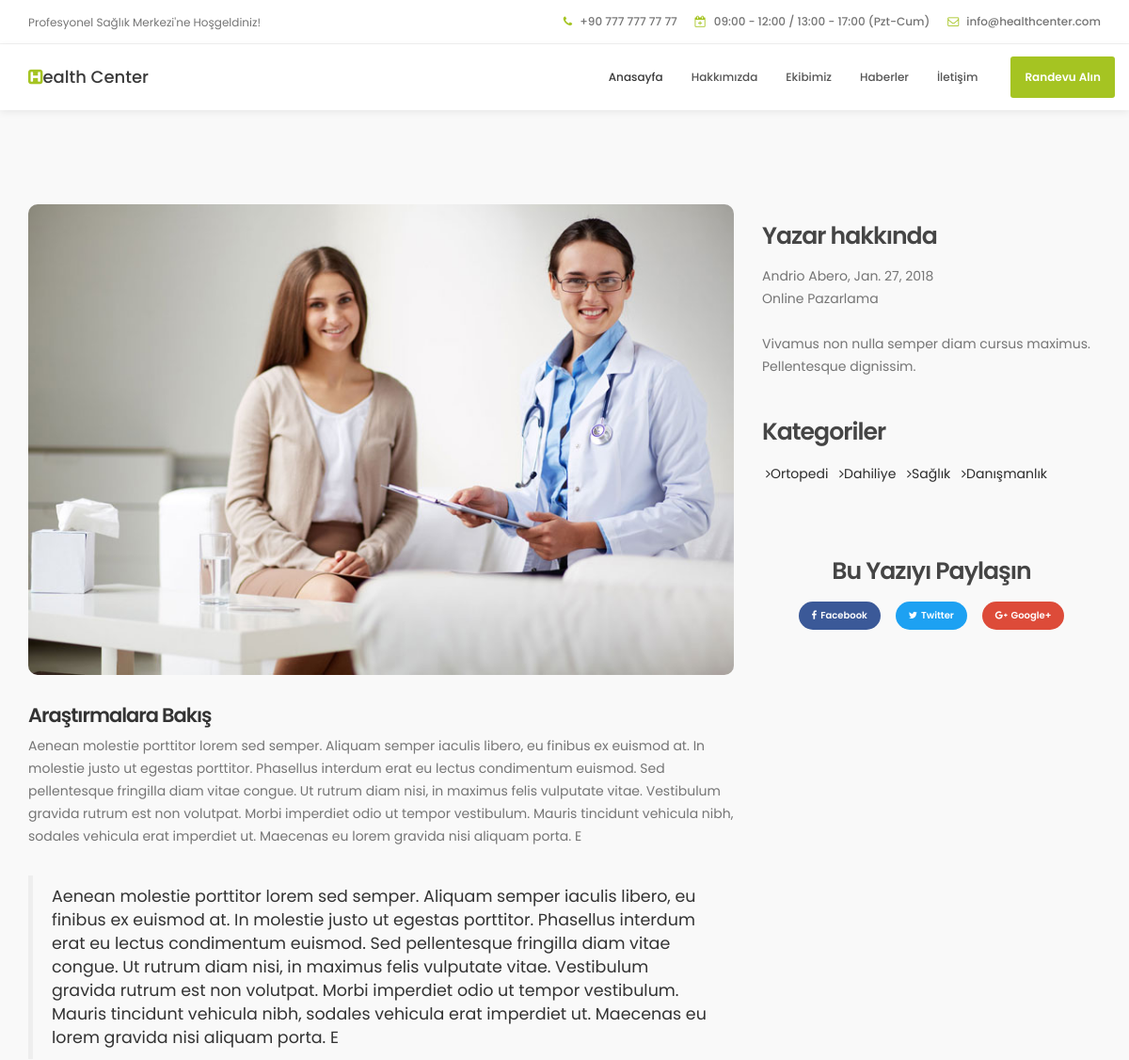
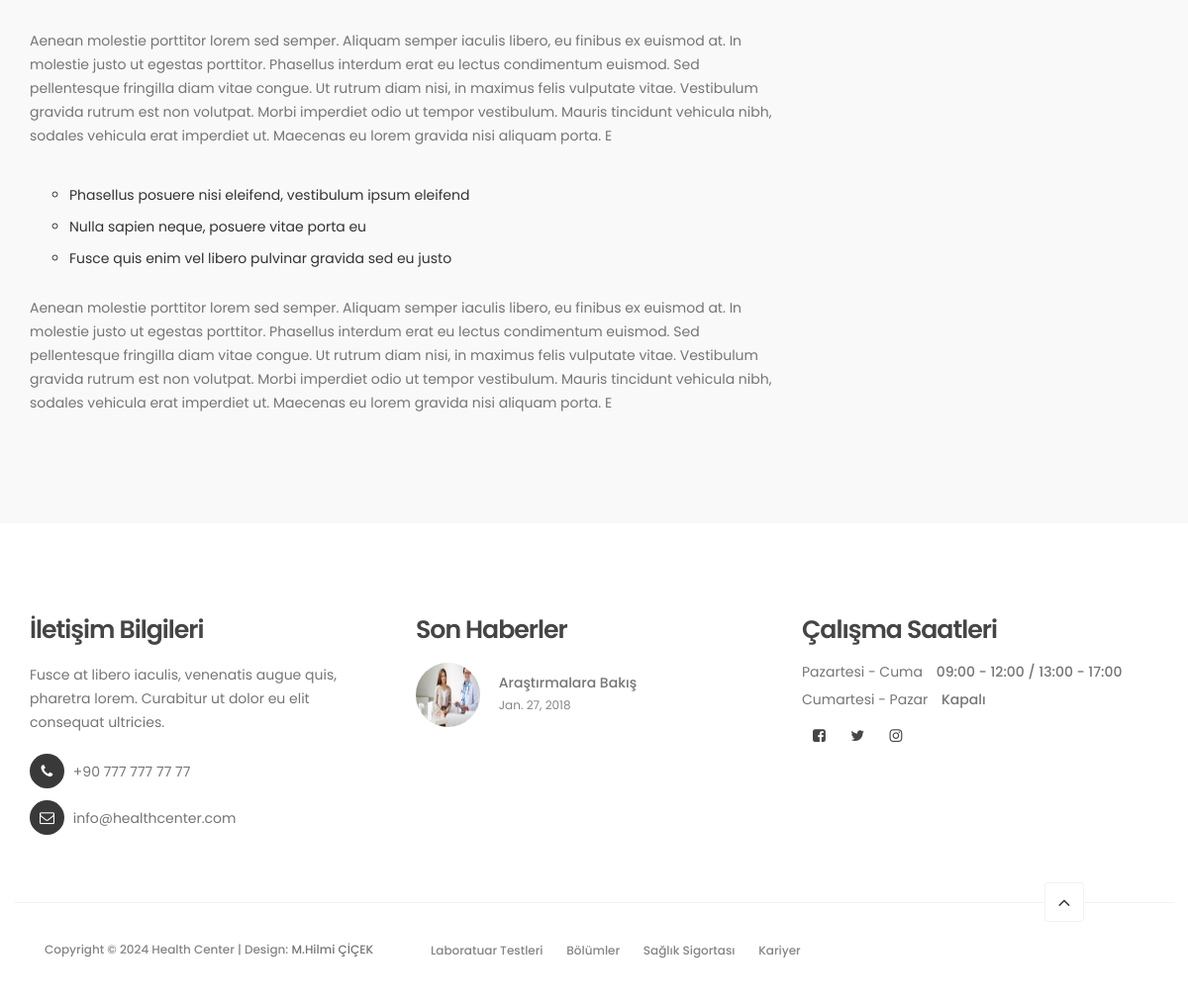
The page /news/arastrmalara-baks/ on the database its author committed (2 pictures, top to bottom).
### News/models.py (models this page shows, shortened)
class News(models.Model):
    baslik = models.CharField(max_length=100)
    resim = models.FileField(upload_to='news_images')
    tarih = models.DateField()
    icerik = models.CharField(max_length=500)
    yazar = models.ForeignKey(Author, on_delete=models.CASCADE, null=True)
    kategori = models.ForeignKey(Category, on_delete=models.CASCADE, null=True)
    slug = models.SlugField(unique=True, blank=True)

class Author(models.Model):
    ad = models.CharField(max_length=100)
    resim = models.FileField(upload_to='author_images')
    bilgi = models.CharField(max_length=250)
    pozisyon = models.CharField(max_length=100)

class Category(models.Model):
    ad = models.CharField(max_length=100)
    def __str__(self):
        return self.ad

### News/views.py (the view)
# urls.py: path('<slug:slug>/', news_detail_view, name='news_detail_page'),
def news_detail_view(request,slug):
    category = Category.objects.all()
    news = News.objects.filter(slug=slug)
    return render(request, 'News/news.html', {
        'news': news,
        'category':category,
    })

### News/templates/News/news.html
{% extends "layout.html" %}
{% block content %}
    {% include "components/_header.html" %}
    {% include "components/_menu.html" %}
    {% include "components/_news-detail.html" %}
    {% include "components/_footer.html" %}
{% endblock content %}

### templates/components/_news-detail.html
{% load static %}
<section id="news-detail" data-stellar-background-ratio="0.5">
    <div class="container">
         <div class="row">
              <div class="col-md-8 col-sm-7">
               {% for haber in news %}
                   <div class="news-detail-thumb">
                        <div class="news-image">
                             <img src="{{ haber.resim.url }}" class="img-responsive" alt="">
                        </div>
                        <h3>{{ haber.baslik }}</h3>
                        <p>{{ haber.icerik }}</p>
                        <blockquote>{{ haber.icerik }}</blockquote>
                        <p>{{ haber.icerik }}</p>
                        <ul>
                             <li>Phasellus posuere nisi eleifend, vestibulum ipsum eleifend</li>
                             <li>Nulla sapien neque, posuere vitae porta eu</li>
                             <li>Fusce quis enim vel libero pulvinar gravida sed eu justo</li>
                        </ul>
                        <p>{{ haber.icerik }}</p>
                   </div>
              </div>
              <div class="col-md-4 col-sm-5">
                   <div class="news-sidebar">
                        <div class="news-author">
                             <h4>Yazar hakkında</h4>
                             <p>{{ haber.yazar.ad }}, {{ haber.tarih }} <br> {{ haber.yazar.pozisyon }} <br><br> {{ haber.yazar.bilgi }} </p>
                        </div>
               {% endfor %}
               <br>
                        <div class="news-categories">
                             <h4>Kategoriler</h4>
                             {% for kategori in category %}
                                  <li><a href="#"><i class="fa fa-angle-right"></i>{{ kategori }}</a></li>
                              {% endfor %}
                        </div>
                        <br><br>
                         <div class="news-social-share">
                         <h4>Bu Yazıyı Paylaşın</h4>
                              <a href="#" class="btn btn-primary"><i class="fa fa-facebook"></i>Facebook</a>
                              <a href="#" class="btn btn-success"><i class="fa fa-twitter"></i>Twitter</a>
                              <a href="#" class="btn btn-danger"><i class="fa fa-google-plus"></i>Google+</a>
                         </div>
                   </div>
              </div>
         </div>
    </div>
</section>

### templates/components/_footer.html
{% load static %}
<footer data-stellar-background-ratio="5">
    <div class="container">
         <div class="row">
              <div class="col-md-4 col-sm-4">
                   <div class="footer-thumb">
                        <h4 class="wow fadeInUp" data-wow-delay="0.4s">İletişim Bilgileri</h4>
                        <p>Fusce at libero iaculis, venenatis augue quis, pharetra lorem. Curabitur ut dolor eu elit consequat ultricies.</p>
                        <div class="contact-info">
                             <p><i class="fa fa-phone"></i> +90 777 777 77 77</p>
                             <p><i class="fa fa-envelope-o"></i> <a href="#">info@healthcenter.com</a></p>
                        </div>
                   </div>
              </div>
              <div class="col-md-4 col-sm-4">
                   <div class="footer-thumb">
                        <h4 class="wow fadeInUp" data-wow-delay="0.4s">Son Haberler</h4>
                        {% for haber in news %}
                        <div class="latest-stories">
                             <div class="stories-image">
                                  <a href="{% url "news_detail_page" haber.slug %}"><img src="{{ haber.resim.url }}" class="img-responsive" alt=""></a>
                             </div>
                             <div class="stories-info">
                                  <a href="{% url "news_detail_page" haber.slug %}"><h5>{{ haber.baslik }}</h5></a>
                                  <span>{{ haber.tarih }}</span>
                             </div>
                        </div>
                        {% endfor %}
                   </div>
              </div>
              <div class="col-md-4 col-sm-4">
                   <div class="footer-thumb">
                        <div class="opening-hours">
                             <h4 class="wow fadeInUp" data-wow-delay="0.4s">Çalışma Saatleri</h4>
                             <p>Pazartesi - Cuma <span>  09:00 - 12:00 / 13:00 - 17:00 </span></p>
                             <p>Cumartesi - Pazar <span>Kapalı</span></p>
                        </div>
                        <ul class="social-icon">
                             <li><a href="#" class="fa fa-facebook-square" attr="facebook icon"></a></li>
                             <li><a href="#" class="fa fa-twitter"></a></li>
                             <li><a href="#" class="fa fa-instagram"></a></li>
                        </ul>
                   </div>
              </div>
              <div class="col-md-12 col-sm-12 border-top">
                   <div class="col-md-4 col-sm-6">
                        <div class="copyright-text">
                              <p>Copyright &copy; 2024 Health Center
                              | Design: <a rel="nofollow" href="https://github.com/mhilmicck07" target="_blank">M.Hilmi ÇİÇEK</a></p>
                        </div>
                   </div>
                   <div class="col-md-6 col-sm-6">
                        <div class="footer-link">
                             <a href="#">Laboratuar Testleri</a>
                             <a href="#">Bölümler</a>
                             <a href="#">Sağlık Sigortası</a>
                             <a href="#">Kariyer</a>
                        </div>
                   </div>
                   <div class="col-md-2 col-sm-2 text-align-center">
                        <div class="angle-up-btn">
                            <a href="#top" class="smoothScroll wow fadeInUp" data-wow-delay="1.2s"><i class="fa fa-angle-up"></i></a>
                        </div>
                   </div>
              </div>
         </div>
    </div>
</footer>

### static/css/style.css (style rules this page uses)
body { background: #ffffff; font-family: 'Poppins', sans-serif; overflow-x: hidden; }
h1,h2,h3,h4,h5,h6 { font-weight: 600; line-height: inherit; }
h1,h2,h3,h4 { letter-spacing: -1px; }
h5 { font-weight: 500; }
h3 { font-size: 1.8em; line-height: 1.2em; margin-bottom: 0; }
h4 { color: #454545; font-size: 1.8em; padding-bottom: 2px; }
p { color: #757575; font-size: 14px; font-weight: normal; line-height: 24px; }
html { -webkit-font-smoothing: antialiased; }
a { color: #252525; -webkit-transition: 0.5s; transition: 0.5s; text-decoration: none !important; }
.text-align-center { text-align: center; }
.border-top { border-top: 1px solid #f2f2f2; margin-top: 4em; padding-top: 2.5em; }
#about, #team, #news, #news-detail { position: relative; padding-top: 100px; padding-bottom: 100px; }
#news, #news-detail { background: #f9f9f9; }
#news-detail blockquote { margin: 30px 0; }
.news-detail-thumb .news-image img { border-radius: 10px; }
.news-detail-thumb h3 { margin-bottom: 8px; }
.news-image { margin-bottom: 30px; position: relative; }
.news-image img { width: 100%; }
.news-detail-thumb ul { margin: 32px 12px 22px 0px; }
.news-detail-thumb ul li { list-style: circle; font-weight: normal; padding: 6px 12px 6px 0px; }
.news-sidebar { margin-top: 16px; }
.news-social-share { text-align: center; padding-top: 22px; }
.news-social-share .btn { border-radius: 100px; border: none; font-size: 10px; font-weight: 600; margin: 2px 6px; padding: 8px 14px; }
.news-social-share .btn-primary { background: #3b5998; }
.news-social-share .btn-success { background: #1da1f2; }
.news-social-share .btn-danger { background: #dd4b39; }
.news-social-share a .fa { padding-right: 4px; }
.news-categories { margin-top: 8px; }
.news-categories li a { color: #2b2b2b; }
.news-categories li, .news-tags li { list-style: none; display: inline-block; margin: 4px; }
footer { padding-top: 80px; padding-bottom: 40px; }
footer h4 { padding-bottom: 5px; }
footer a { color: #757575; }
.contact-info { padding-top: 10px; }
.contact-info .fa { background: #393939; border-radius: 100%; color: #ffffff; font-size: 15px; width: 35px; height: 35px; line-height: 35px; text-align: center; margin-right: 5px; margin-bottom: 2px; }
.latest-stories { margin-bottom: 20px; }
.stories-image, .stories-info { display: inline-block; vertical-align: top; }
.stories-image img { border-radius: 100%; width: 65px; height: 65px; }
.stories-info { margin-left: 15px; }
.stories-info h5 { margin-bottom: 2px; }
.stories-info span { color: #858585; font-size: 12px; }
.opening-hours p { line-height: 18px; }
.opening-hours span { font-weight: 500; display: inline-block; padding-left: 10px; }
.copyright-text p, .footer-link a { color: #858585; font-size: 12px; font-weight: 500; }
.footer-link a { font-size: 12px; display: inline-block; padding: 0 10px; margin-top: 4px; }
.angle-up-btn { position: relative; bottom: 4em; display: block; }
.angle-up-btn a { background: #ffffff; border: 1px solid #f2f2f2; border-radius: 3px; font-size: 20px; color: #393939; display: inline-block; text-align: center; width: 40px; height: 40px; line-height: 38px; transition: transform 0.1s ease-in; transform: translateX(0); }
.social-icon { position: relative; padding: 0; margin: 0; }
.social-icon li { display: inline-block; list-style: none; }
.social-icon li a { border-radius: 100px; color: #464646; font-size: 15px; width: 35px; height: 35px; line-height: 35px; text-decoration: none; text-align: center; transition: all 0.4s ease-in-out; position: relative; }
@media only screen and (max-width: 1200px) { h3 { font-size: 1.5em; } }

### rows shown on the page
News: resim (picture), baslik "Araştırmalara Bakış", icerik "Aenean molestie porttitor lorem sed semper. Aliquam semper iaculis libero, eu finibus ex euismod at. In molestie justo ut egestas porttitor. Phasellus interdum erat eu lectus condimentum euismod. Sed pellentesque fringilla diam vitae congue. Ut rutrum diam nisi, in maximus felis vulputate vitae. Vestibulum gravida rutrum est non volutpat. Morbi imperdiet odio ut tempor vestibulum. Mauris tincidunt vehicula nibh, sodales vehicula erat imperdiet ut. Maecenas eu lorem gravida nisi aliquam porta. E", yazar.ad "Andrio Abero", tarih "Jan. 27, 2018", yazar.pozisyon "Online Pazarlama", yazar.bilgi "Vivamus non nulla semper diam cursus maximus. Pellentesque dignissim."
Category: ad "Ortopedi"
Category: ad "Dahiliye"
Category: ad "Sağlık"
Category: ad "Danışmanlık"
